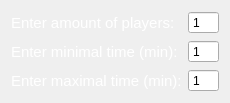
       <widget class="QWidget" name="other">
        <property name="palette">
         <palette>
          <active>
           <colorrole role="WindowText">
            <brush brushstyle="SolidPattern">
             <color alpha="255">
              <red>255</red>
              <green>255</green>
              <blue>255</blue>
             </color>
            </brush>
           </colorrole>
          </active>
          <inactive>
           <colorrole role="WindowText">
            <brush brushstyle="SolidPattern">
             <color alpha="255">
              <red>255</red>
              <green>255</green>
              <blue>255</blue>
             </color>
            </brush>
           </colorrole>
          </inactive>
          <disabled>
           <colorrole role="WindowText">
            <brush brushstyle="SolidPattern">
             <color alpha="255">
              <red>0</red>
              <green>0</green>
              <blue>0</blue>
             </color>
            </brush>
           </colorrole>
          </disabled>
         </palette>
        </property>
        <property name="autoFillBackground">
         <bool>true</bool>
        </property>
        <attribute name="title">
         <string>Other</string>
        </attribute>
        <layout class="QGridLayout" name="gridLayout_5">
         <item row="0" column="0">
          <layout class="QFormLayout" name="formLayout_4">
           <item row="0" column="0">
            <widget class="QLabel" name="label_5">
             <property name="font">
              <font>
               <pointsize>11</pointsize>
              </font>
             </property>
             <property name="text">
              <string>Enter amount of players:</string>
             </property>
            </widget>
           </item>
           <item row="0" column="1">
            <widget class="QSpinBox" name="playersSpinBox">
             <property name="palette">
              <palette>
               <active>
                <colorrole role="Text">
                 <brush brushstyle="SolidPattern">
                  <color alpha="255">
                   <red>0</red>
                   <green>0</green>
                   <blue>0</blue>
                  </color>
                 </brush>
                </colorrole>
               </active>
               <inactive>
                <colorrole role="Text">
                 <brush brushstyle="SolidPattern">
                  <color alpha="255">
                   <red>0</red>
                   <green>0</green>
                   <blue>0</blue>
                  </color>
                 </brush>
                </colorrole>
               </inactive>
               <disabled>
                <colorrole role="Text">
                 <brush brushstyle="SolidPattern">
                  <color alpha="255">
                   <red>0</red>
                   <green>0</green>
                   <blue>0</blue>
                  </color>
                 </brush>
                </colorrole>
               </disabled>
              </palette>
             </property>
             <property name="buttonSymbols">
              <enum>QAbstractSpinBox::NoButtons</enum>
             </property>
             <property name="minimum">
              <number>1</number>
             </property>
            </widget>
           </item>
           <item row="1" column="0">
            <widget class="QLabel" name="label_6">
             <property name="font">
              <font>
               <pointsize>11</pointsize>
              </font>
             </property>
             <property name="text">
              <string>Enter minimal time (min):</string>
             </property>
            </widget>
           </item>
           <item row="1" column="1">
            <widget class="QSpinBox" name="minTimeSpinBox">
             <property name="palette">
              <palette>
               <active>
                <colorrole role="Text">
                 <brush brushstyle="SolidPattern">
                  <color alpha="255">
                   <red>0</red>
                   <green>0</green>
                   <blue>0</blue>
                  </color>
                 </brush>
                </colorrole>
               </active>
               <inactive>
                <colorrole role="Text">
                 <brush brushstyle="SolidPattern">
                  <color alpha="255">
                   <red>0</red>
                   <green>0</green>
                   <blue>0</blue>
                  </color>
                 </brush>
                </colorrole>
               </inactive>
               <disabled>
                <colorrole role="Text">
                 <brush brushstyle="SolidPattern">
                  <color alpha="255">
                   <red>0</red>
                   <green>0</green>
                   <blue>0</blue>
                  </color>
                 </brush>
                </colorrole>
               </disabled>
              </palette>
             </property>
             <property name="buttonSymbols">
              <enum>QAbstractSpinBox::NoButtons</enum>
             </property>
             <property name="minimum">
              <number>1</number>
             </property>
             <property name="maximum">
              <number>360</number>
             </property>
            </widget>
           </item>
           <item row="2" column="0">
            <widget class="QLabel" name="label_7">
             <property name="font">
              <font>
               <pointsize>11</pointsize>
              </font>
             </property>
             <property name="text">
              <string>Enter maximal time (min):</string>
             </property>
            </widget>
           </item>
           <item row="2" column="1">
            <widget class="QSpinBox" name="maxTimeSpinBox">
             <property name="palette">
              <palette>
               <active>
                <colorrole role="Text">
                 <brush brushstyle="SolidPattern">
                  <color alpha="255">
                   <red>0</red>
                   <green>0</green>
                   <blue>0</blue>
                  </color>
                 </brush>
                </colorrole>
               </active>
               <inactive>
                <colorrole role="Text">
                 <brush brushstyle="SolidPattern">
                  <color alpha="255">
                   <red>0</red>
                   <green>0</green>
                   <blue>0</blue>
                  </color>
                 </brush>
                </colorrole>
               </inactive>
               <disabled>
                <colorrole role="Text">
                 <brush brushstyle="SolidPattern">
                  <color alpha="255">
                   <red>0</red>
                   <green>0</green>
                   <blue>0</blue>
                  </color>
                 </brush>
                </colorrole>
               </disabled>
              </palette>
             </property>
             <property name="buttonSymbols">
              <enum>QAbstractSpinBox::NoButtons</enum>
             </property>
             <property name="minimum">
              <number>1</number>
             </property>
             <property name="maximum">
              <number>360</number>
             </property>
            </widget>
           </item>
          </layout>
         </item>
        </layout>
       </widget>
